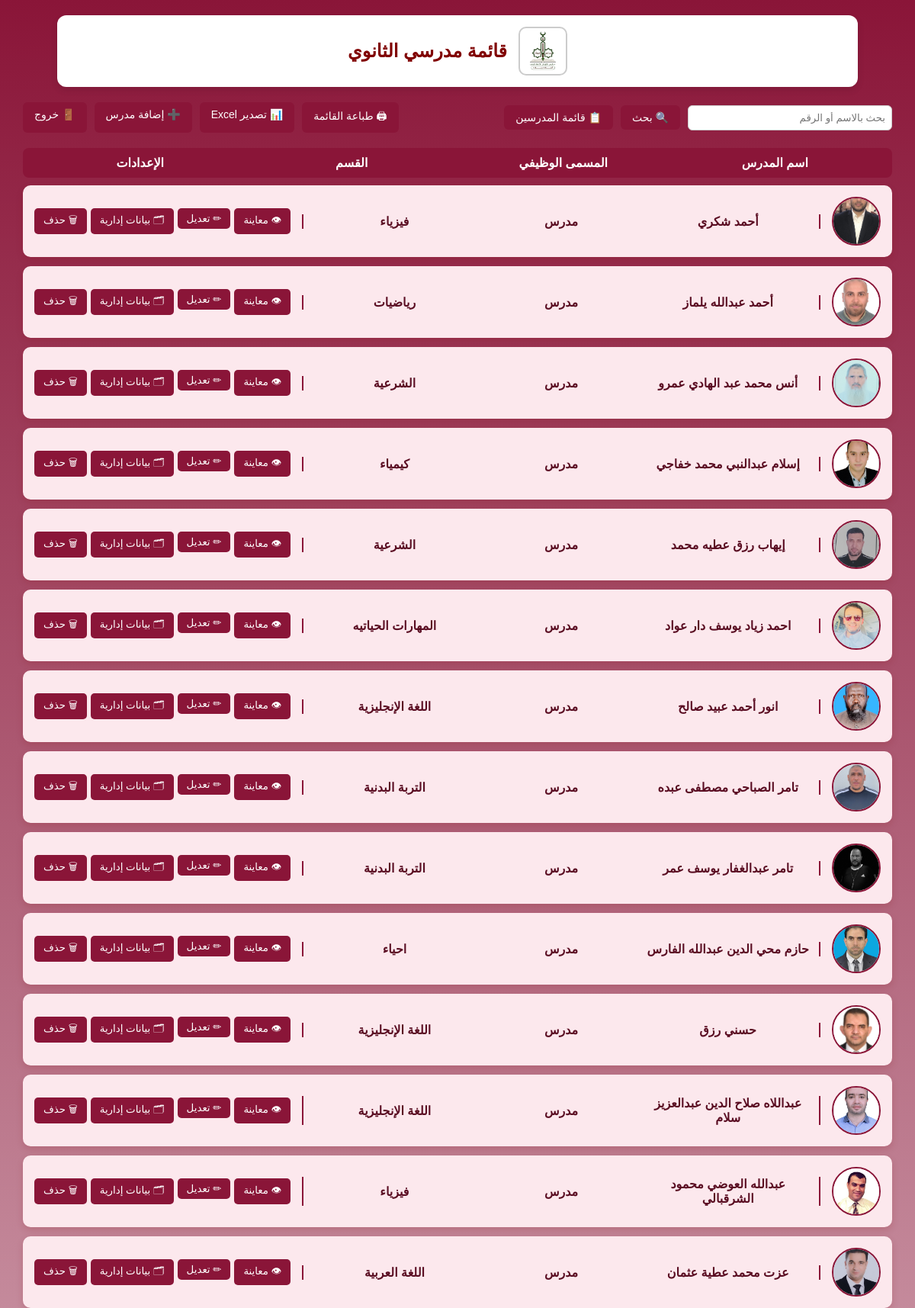
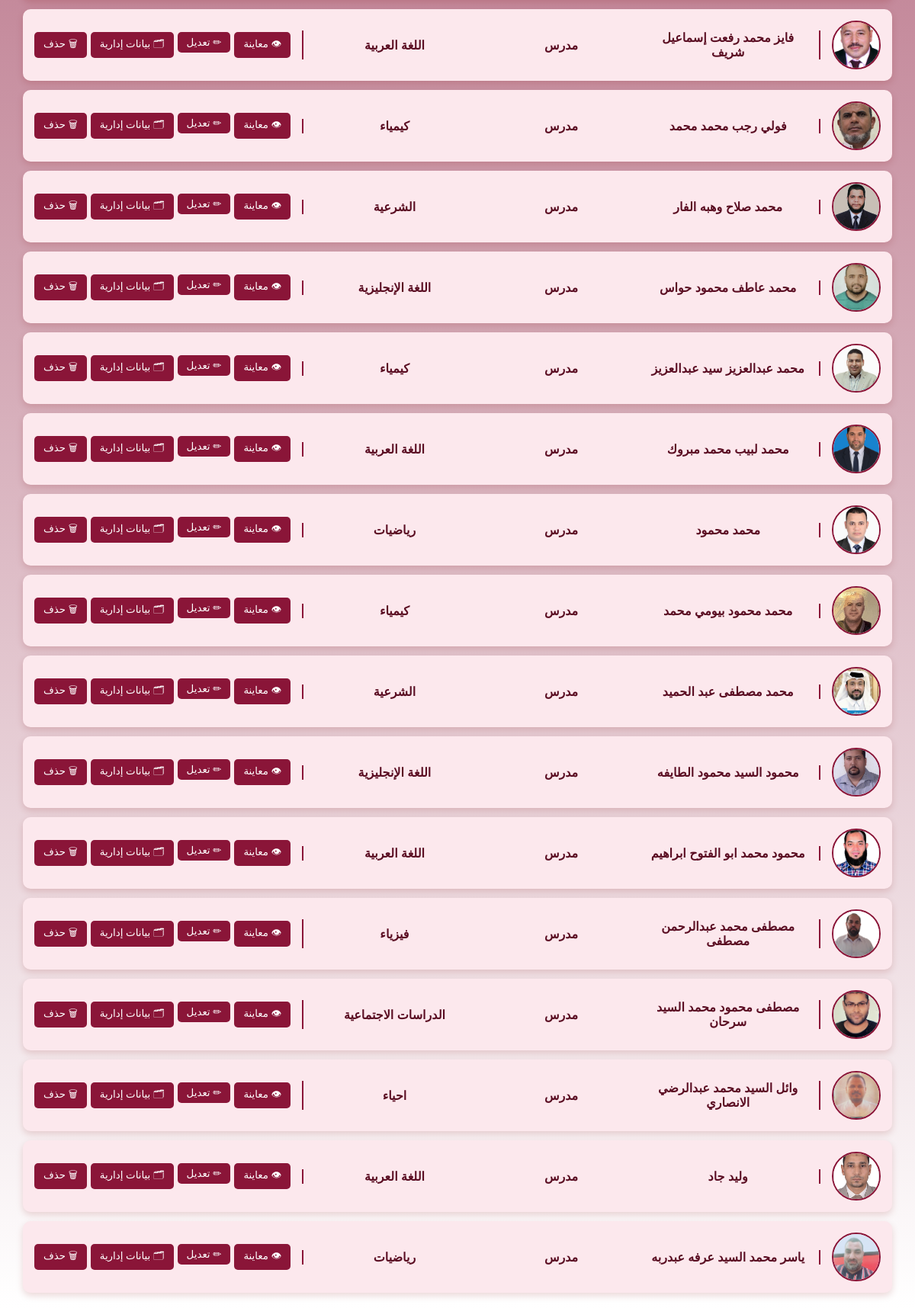
The page /indexteacher.php (signed in) on the database its author committed (2 pictures, top to bottom).
### tables this page shows
CREATE TABLE `personal_data` (
  `id` int(10) UNSIGNED NOT NULL,
  `employee_id` varchar(50) NOT NULL,
  `full_name` varchar(255) NOT NULL,
  `personal_id` varchar(50) DEFAULT NULL,
  `birth_date` varchar(20) DEFAULT NULL,
  `nationality` varchar(100) DEFAULT NULL,
  `gender` varchar(20) DEFAULT NULL,
  `marital_status` varchar(20) DEFAULT NULL,
  `num_children` int(11) DEFAULT 0,
  `driving_license` varchar(50) DEFAULT NULL,
  `hire_date` varchar(20) DEFAULT NULL,
  `job_title` varchar(100) DEFAULT NULL,
  `department` varchar(100) DEFAULT NULL,
  `base_salary` decimal(10,2) DEFAULT NULL,
  `allowances` decimal(10,2) DEFAULT NULL,
  `contract_type` varchar(50) DEFAULT NULL,
  `created_at` timestamp NOT NULL DEFAULT current_timestamp(),
  `stage` enum('ابتدائي','اعدادي','ثانوي') NOT NULL DEFAULT 'ابتدائي'
);

CREATE TABLE `admin_data` (
  `id` int(11) NOT NULL,
  `employee_id` varchar(50) NOT NULL,
  `leave_casual` int(11) DEFAULT 0,
  `leave_sick` int(11) DEFAULT 0,
  `leave_unexcused` int(11) DEFAULT 0,
  `classes_reserve` int(11) DEFAULT 0,
  `classes_extra` int(11) DEFAULT 0,
  `classes_overload` int(11) DEFAULT 0,
  `teacher_status` varchar(50) DEFAULT NULL,
  `note_verbal` tinyint(1) DEFAULT 0,
  `note_written` tinyint(1) DEFAULT 0,
  `note_warning` tinyint(1) DEFAULT 0,
  `assets_pen` tinyint(1) DEFAULT 0,
  `assets_pc` tinyint(1) DEFAULT 0,
  `assets_phone` tinyint(1) DEFAULT 0,
  `assets_car` tinyint(1) DEFAULT 0,
  `image` varchar(255) DEFAULT NULL,
  `created_at` timestamp NOT NULL DEFAULT current_timestamp(),
  `note_discount` int(11) DEFAULT 0
);

### indexteacher.php (the view, shortened to what this page needs)
<?php
include("db.php");
$can_add = $_SESSION['can_add'] ?? 0;
$can_edit = $_SESSION['can_edit'] ?? 0;
$can_delete = $_SESSION['can_delete'] ?? 0;
$can_admin_data = $_SESSION['can_admin_data'] ?? 0;
$current_stage = isset($_SESSION['stage']) ? trim($_SESSION['stage']) : null;
$allowed_stages = ['ابتدائي', 'اعدادي', 'ثانوي'];
foreach ($allowed_stages as $stage) {
    if (mb_strtolower(trim($stage), 'UTF-8') === mb_strtolower($current_stage, 'UTF-8')) {
        $current_stage = $stage;
        break;
    }
}
$search = isset($_GET['search']) ? trim($_GET['search']) : "";
$result = null;
if ($current_stage !== null) {
    $sql = "SELECT p.employee_id, p.full_name, p.job_title, p.department, a.image
            FROM personal_data p
            LEFT JOIN admin_data a ON p.employee_id = a.employee_id
            WHERE (p.full_name LIKE ? OR p.employee_id LIKE ?) AND TRIM(p.stage) = ?
            ORDER BY p.full_name ASC";
    $stmt = $conn->prepare($sql);
    $like_search = "%$search%";
    $stmt->bind_param("sss", $like_search, $like_search, $current_stage);
    $stmt->execute();
    $result = $stmt->get_result();
}
?>
<!DOCTYPE html>
<html lang="ar" dir="rtl">
<head>
</head>
<body>
<header style="
    display: flex; align-items: center; justify-content: center; gap: 15px;
    background: #fff; padding: 15px 25px; margin: 20px auto;
    max-width: 1000px; border-radius: 12px; box-shadow: 0 4px 10px rgba(0,0,0,0.1);
">
    <img src="1.png" alt="شعار المدرسة"
         style="height:60px; width:auto; border-radius:10px; object-fit:contain; border:2px solid #ccc;">
    <h2 style="margin:0; color:#800000; font-family:'Cairo', sans-serif;">
       قائمة مدرسي ال<?php echo $current_stage ?? 'المرحلة'; ?>
    </h2>
</header>
<div class="container">
<div class="top-actions">
    <form method="GET" class="search-form">
        <input type="text" name="search" class="search-input" placeholder="بحث بالاسم أو الرقم" value="<?php echo htmlspecialchars($search); ?>">
        <button type="submit" class="search-btn">🔍 بحث</button>
        <button type="button" class="refresh-btn" onclick="refreshPage()">📋 قائمة المدرسين</button>
    </form>
    <div style="display:flex; gap:10px;">
        <a href="print_teachers.php" target="_blank" class="print-btn">🖨 طباعة القائمة</a>
        <a href="export_xls.php" class="excel-btn">📊 تصدير Excel</a>
        <?php if($can_add): ?>
        <a href="add.php" class="top-btn">➕ إضافة مدرس</a>
        <?php endif; ?>
        <a href="index.php" class="top-btn">🚪 خروج</a>
    </div>
</div>
<div class="header-row">
    <div>اسم المدرس</div>
    <div>المسمى الوظيفي</div>
    <div>القسم</div>
    <div>الإعدادات</div>
</div>
<?php if($result && $result->num_rows > 0): ?>
    <?php while($row = $result->fetch_assoc()):
        $img = !empty($row['image']) ? "uploads/".$row['image'] : "uploads/avatar.png";
    ?>
        <div class="card">
            <img src="<?php echo $img; ?>" alt="صورة الموظف">
            <div class="info">
                <div><?php echo htmlspecialchars($row['full_name']); ?></div>
                <div><?php echo htmlspecialchars($row['job_title']); ?></div>
                <div><?php echo htmlspecialchars($row['department']); ?></div>
            </div>
            <div class="actions">
                <button onclick="openModal('<?php echo $row['employee_id']; ?>')">👁 معاينة</button>
                <?php if($can_edit): ?>
                <a href="edit.php?id=<?php echo $row['employee_id']; ?>"><button>✏ تعديل</button></a>
                <?php endif; ?>
                <?php if($can_admin_data): ?>
                <a href="admin_data.php?id=<?php echo $row['employee_id']; ?>"><button>🗂 بيانات إدارية</button></a>
                <?php endif; ?>
                <?php if($can_delete): ?>
                <a href="delete.php?id=<?php echo $row['employee_id']; ?>" onclick="return confirm('هل أنت متأكد من الحذف؟');"><button>🗑 حذف</button></a>
                <?php endif; ?>
            </div>
        </div>
    <?php endwhile; ?>
<?php else: ?>
    <p style="text-align:center; margin-top:30px;">لا توجد بيانات لعرضها</p>
<?php endif; ?>
</div>
</body>
</html>

### indexteacher.php (style rules this page uses)
body { margin:0; font-family: Arial,sans-serif; background: linear-gradient(to bottom, #8A1538, #fff) no-repeat; background-size: cover; min-height: 100vh; }
.container { width:95%; margin:20px auto; }
.top-actions { display:flex; justify-content:space-between; align-items:center; margin-bottom:20px; }
.search-form { display:flex; gap:10px; align-items:center; }
.search-input { padding:8px; border-radius:6px; border:1px solid #ccc; width:250px; }
.search-btn, .refresh-btn, .top-btn, .excel-btn, .print-btn { background:#8A1538; color:#fff; border:none; padding:8px 15px; border-radius:6px; cursor:pointer; transition:0.3s; text-decoration:none; font-size:14px; }
.header-row { display:flex; justify-content:space-between; background:#8A1538; color:#fff; padding:10px 15px; border-radius:8px; font-weight:bold; margin-bottom:10px; position: sticky; top:0; z-index:10; }
.header-row div { flex:1; text-align:center; }
.card { display:flex; align-items:center; gap:15px; background:#fce8ed; padding:15px; border-radius:10px; box-shadow:0 4px 10px rgba(128,0,0,0.15); margin-bottom:12px; transition: transform 0.2s; }
.card img { width:60px; height:60px; border-radius:50%; object-fit:cover; border:2px solid #8A1538; }
.card .info { flex:1; display:flex; justify-content:space-between; align-items:center; border-right:2px solid #8A1538; border-left:2px solid #8A1538; padding:0 10px; }
.card .info div { flex:1; text-align:center; font-weight:bold; color:#5a0d22; }
.card .actions { display:flex; gap:5px; }
.card .actions button { background:#8A1538; color:#fff; border:none; padding:6px 12px; border-radius:5px; cursor:pointer; transition:0.3s; }

### rows shown on the page
personal_data: admin_data.image (picture), full_name "أحمد شكري", job_title "مدرس", department "فيزياء"
personal_data: admin_data.image (picture), full_name "أحمد عبدالله يلماز", job_title "مدرس", department "رياضيات"
personal_data: admin_data.image (picture), full_name "أنس محمد عبد الهادي عمرو", job_title "مدرس", department "الشرعية"
personal_data: admin_data.image (picture), full_name "إسلام عبدالنبي محمد خفاجي", job_title "مدرس", department "كيمياء"
personal_data: admin_data.image (picture), full_name "إيهاب رزق عطيه محمد", job_title "مدرس", department "الشرعية"
personal_data: admin_data.image (picture), full_name "احمد زياد يوسف دار عواد", job_title "مدرس", department "المهارات الحياتيه"
personal_data: admin_data.image (picture), full_name "انور أحمد عبيد صالح", job_title "مدرس", department "اللغة الإنجليزية"
personal_data: admin_data.image (picture), full_name "تامر الصباحي مصطفى عبده", job_title "مدرس", department "التربة البدنية"
personal_data: admin_data.image (picture), full_name "تامر عبدالغفار يوسف عمر", job_title "مدرس", department "التربة البدنية"
personal_data: admin_data.image (picture), full_name "حازم محي الدين عبدالله الفارس", job_title "مدرس", department "احياء"
personal_data: admin_data.image (picture), full_name "حسني رزق", job_title "مدرس", department "اللغة الإنجليزية"
personal_data: admin_data.image (picture), full_name "عبداللاه صلاح الدين عبدالعزيز سلام", job_title "مدرس", department "اللغة الإنجليزية"
personal_data: admin_data.image (picture), full_name "عبدالله العوضي محمود الشرقبالي", job_title "مدرس", department "فيزياء"
personal_data: admin_data.image (picture), full_name "عزت محمد عطية عثمان", job_title "مدرس", department "اللغة العربية"
personal_data: admin_data.image (picture), full_name "فايز محمد رفعت إسماعيل شريف", job_title "مدرس", department "اللغة العربية"
personal_data: admin_data.image (picture), full_name "فولي رجب محمد محمد", job_title "مدرس", department "كيمياء"
personal_data: admin_data.image (picture), full_name "محمد صلاح وهبه الفار", job_title "مدرس", department "الشرعية"
personal_data: admin_data.image (picture), full_name "محمد عاطف محمود حواس", job_title "مدرس", department "اللغة الإنجليزية"
personal_data: admin_data.image (picture), full_name "محمد عبدالعزيز سيد عبدالعزيز", job_title "مدرس", department "كيمياء"
personal_data: admin_data.image (picture), full_name "محمد لبيب محمد مبروك", job_title "مدرس", department "اللغة العربية"
personal_data: admin_data.image (picture), full_name "محمد محمود", job_title "مدرس", department "رياضيات"
personal_data: admin_data.image (picture), full_name "محمد محمود بيومي محمد", job_title "مدرس", department "كيمياء"
personal_data: admin_data.image (picture), full_name "محمد مصطفى عبد الحميد", job_title "مدرس", department "الشرعية"
personal_data: admin_data.image (picture), full_name "محمود السيد محمود الطايفه", job_title "مدرس", department "اللغة الإنجليزية"
personal_data: admin_data.image (picture), full_name "محمود محمد ابو الفتوح ابراهيم", job_title "مدرس", department "اللغة العربية"
personal_data: admin_data.image (picture), full_name "مصطفى محمد عبدالرحمن مصطفى", job_title "مدرس", department "فيزياء"
personal_data: admin_data.image (picture), full_name "مصطفى محمود محمد السيد سرحان", job_title "مدرس", department "الدراسات الاجتماعية"
personal_data: admin_data.image (picture), full_name "وائل السيد محمد عبدالرضي الانصاري", job_title "مدرس", department "احياء"
personal_data: admin_data.image (picture), full_name "وليد جاد", job_title "مدرس", department "اللغة العربية"
personal_data: admin_data.image (picture), full_name "ياسر محمد السيد عرفه عبدربه", job_title "مدرس", department "رياضيات"

### other values the page prints
$current_stage "ثانوي"
